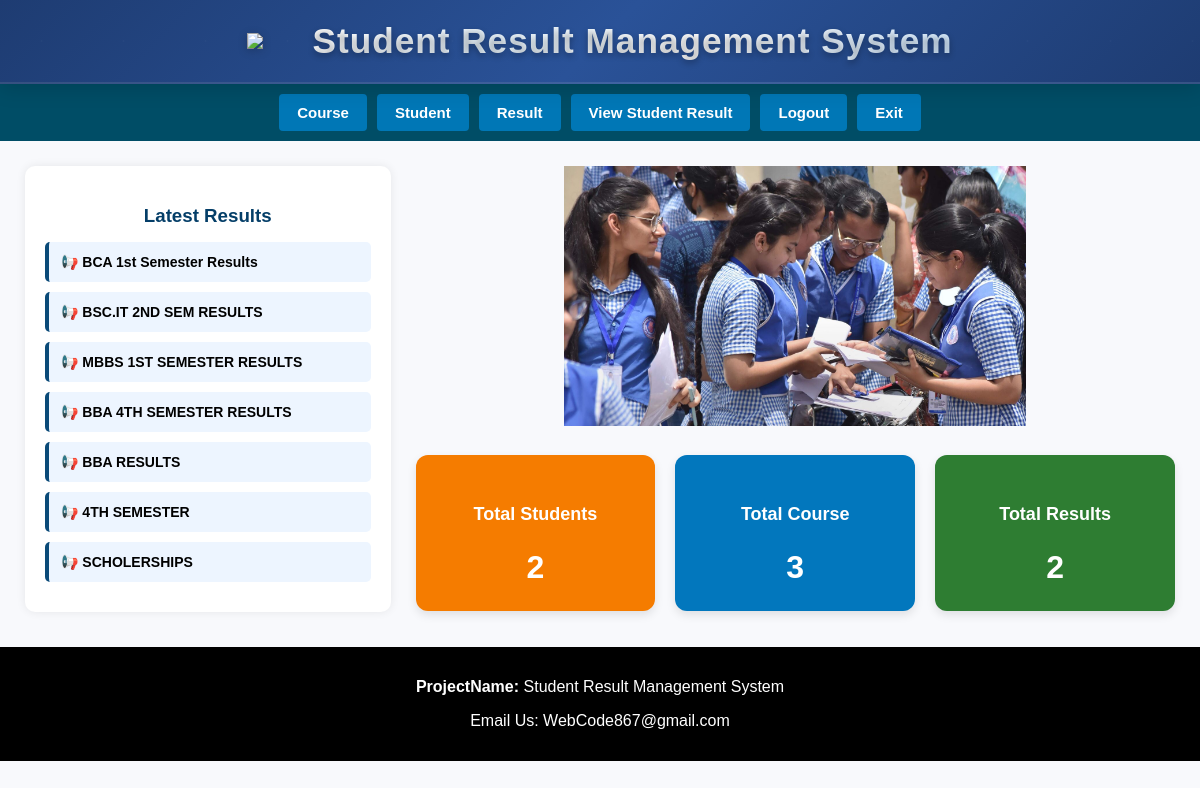
Page /dashboard on the earlier database version.
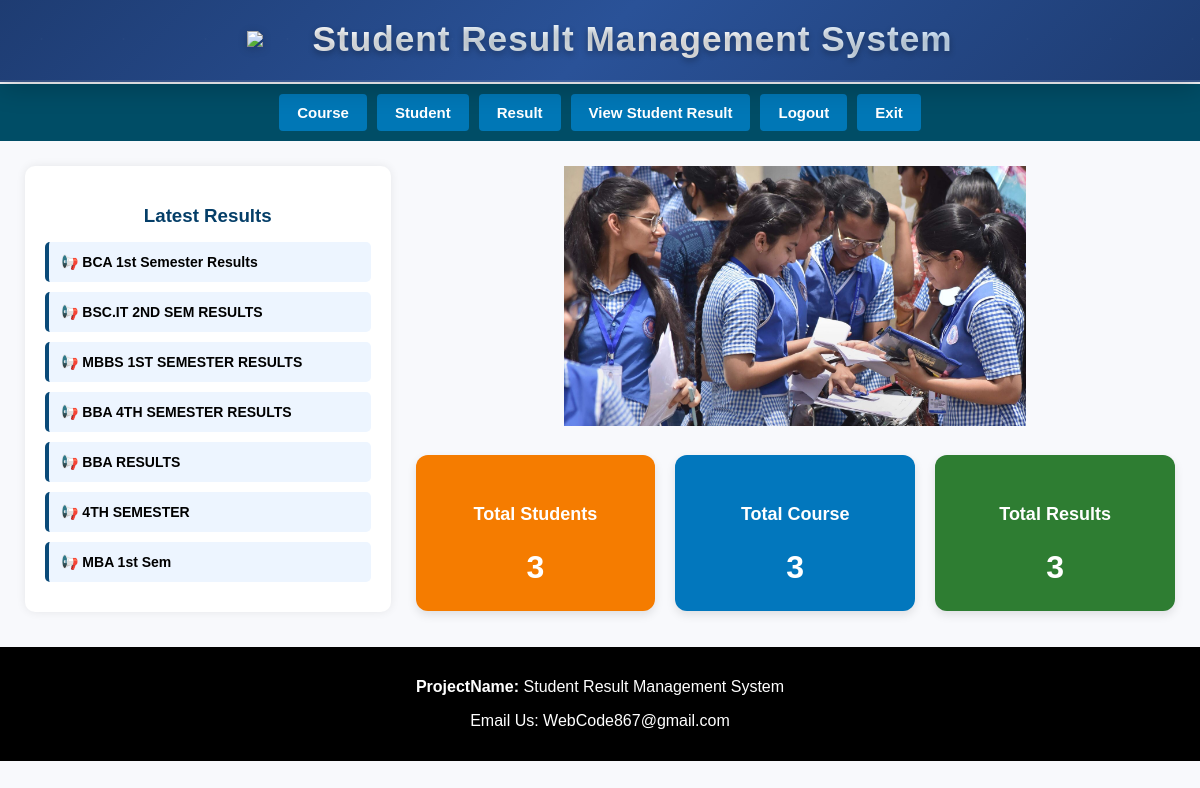
Same page on the later database version.
### Home/models.py (models this page shows, shortened)
class Latest_Result(models.Model):
    title = models.CharField(max_length=200)
    pdf = models.FileField(upload_to='results_pdfs/')

### Home/views.py (the view)
# urls.py: path('dashboard', views.dashboard, name='dashboard'),
def dashboard(request):
    context = {
        "total_students": Student.objects.count(),
        "total_courses": Course.objects.count(),
        "total_results": Result.objects.count(),
        "latest_result": Latest_Result.objects.order_by('-id').first(),
        "results": Latest_Result.objects.all(),
    }
    return render(request, 'dashboard.html', context)

### templates/dashboard.html (shortened to what this page needs)
{% load static %}
<!DOCTYPE html>
<html lang="en">
<head>
    <link rel="stylesheet" href="{% static 'css/dashboard.css' %}?v=2.1">
</head>
<body>
<header class="header">
    <div class="logo-title">
        <img src="https://cdn-icons-png.flaticon.com/512/3135/3135755.png" class="logo">
        <h2 style="background: linear-gradient(135deg, #ffffff 0%, #e8f4fd 30%, #ffffff 60%, #d1e9ff 100%); -webkit-background-clip: text; -webkit-text-fill-color: transparent; background-clip: text; color: transparent; margin: 0; font-size: 2.2rem; font-weight: 800; letter-spacing: 1px; animation: textGlow 4s ease-in-out infinite; font-family: 'Arial', sans-serif; line-height: 1.2; text-align: center; text-shadow: 0 3px 6px rgba(0, 0, 0, 0.3);">Student Result Management System</h2>
    </div>
</header>
<nav class="menu-bar">
    <a href="/course" class="menu-btn">Course</a>
    <a href="/student" class="menu-btn">Student</a>
    <a href="/add_result" class="menu-btn">Result</a>
    <a href="/view-result" class="menu-btn">View Student Result</a>
    <a href="{% url 'logout' %}" class="menu-btn">Logout</a>
    <a href="/exit" class="menu-btn">Exit</a>
</nav>
<main class="container">
<aside class="left-box">
    <h3>Latest Results</h3>
    <div class="notif-box auto-scroll">
        <ul>
            {% for result in results %}
                <li> <a href="{% url 'download_result' result.id %}" class="result-link">📢 {{ result.title }}</a></li>
            {% empty %}
                <li>No latest result uploaded</li>
            {% endfor %}
        </ul>
    </div>
</aside>
    <section class="right-box">
        <img src="{% static 'image/student.jpg' %}"
             class="banner">
        <div class="stats-row">
            <div class="card orange">
                <h4>Total Students</h4>
                <p>{{ total_students|default:0 }}</p>
            </div>
            <div class="card blue">
                <h4>Total Course</h4>
                <p>{{ total_courses|default:0 }}</p>
            </div>
            <div class="card green">
                <h4>Total Results</h4>
                <p>{{ total_results|default:0 }}</p>
            </div>
        </div>
    </section>
</main>
<footer class="footer">
    <p><b>ProjectName:</b> Student Result Management System</p>
    <p>Email Us: WebCode867@gmail.com</p>
</footer>
</body>
</html>

Differences in the rows shown:
removed Latest_Result: title "SCHOLERSHIPS"
added Latest_Result: title "MBA 1st Sem"
Other differences:
{{ total_students|default:0 }}: "2" → "3"
{{ total_results|default:0 }}: "2" → "3"
